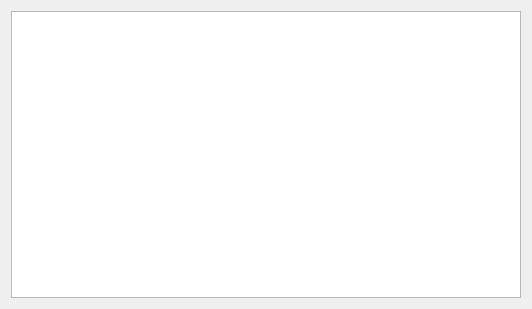
<?xml version="1.0" encoding="UTF-8"?>
<ui version="4.0">
 <class>DialogQuery</class>
 <widget class="QDialog" name="DialogQuery">
  <property name="geometry">
   <rect>
    <x>0</x>
    <y>0</y>
    <width>532</width>
    <height>309</height>
   </rect>
  </property>
  <property name="windowTitle">
   <string>Consulta SQL</string>
  </property>
  <layout class="QVBoxLayout" name="verticalLayout">
   <item>
    <widget class="QTableView" name="tableView"/>
   </item>
  </layout>
 </widget>
 <resources/>
 <connections/>
</ui>
